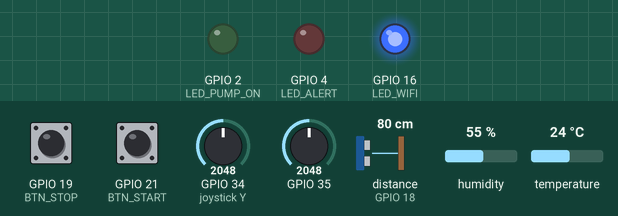
Recording of a sketch running on a simulated ESP32. On the bench: output pins drawn as LEDs (lit = HIGH). Wiring (from diagram.json): ultrasonic range finder: trigger GPIO 5; echo GPIO 18. Dashed ring = blinking. The test bench sets the inputs (shaded band); at power-on: distance to the obstacle (sensor on GPIO 18) 80 cm, GPIO 19 (BTN_STOP) HIGH, GPIO 21 (BTN_START) HIGH, GPIO 34 (joystick Y) = 2048, GPIO 35 = 2048, humidity 55 %, temperature 24 °C. The echo pulse lasts 58.3 µs per cm; WiFi joins after 1.5 s; servers stay silent unless stated; uploads are accepted with an empty reply; random numbers use the default seed unless the sketch sets one; pins used as bus, display or sensor lines are not drawn; what the sketch prints to the serial monitor is not drawn.

Above: at 3.7 s.
3.8 s: distance to the obstacle (sensor on GPIO 18) set to 249 cm
11.5 s: distance to the obstacle (sensor on GPIO 18) set to 256 cm
At 12.8 s:
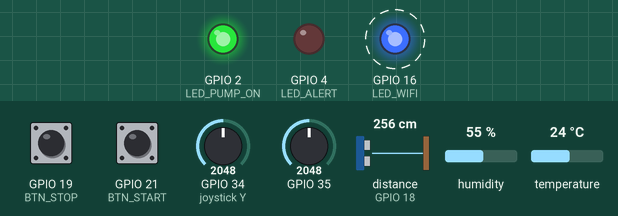
15.5 s: GPIO 19 (BTN_STOP) pulled LOW for 0.15 s
At 18.0 s:
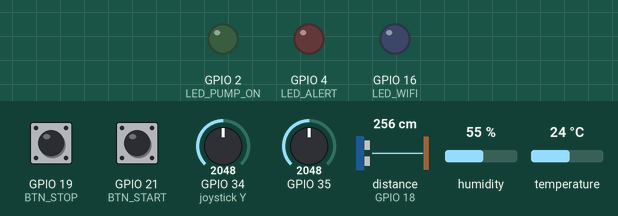
19.0 s: GPIO 21 (BTN_START) pulled LOW for 0.15 s
At 19.7 s:
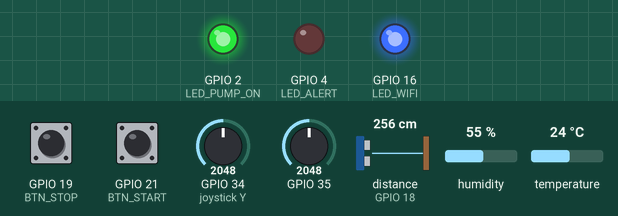
31.6 s: GPIO 19 (BTN_STOP) pulled LOW for 1 s
At 32.2 s:
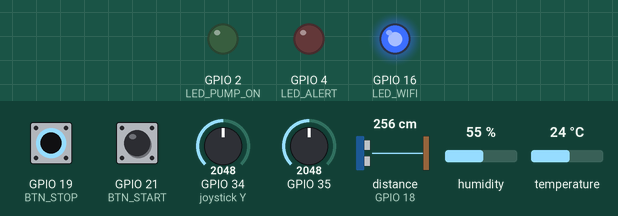
37.9 s: GPIO 21 (BTN_START) pulled LOW for 1 s
At 41.6 s:
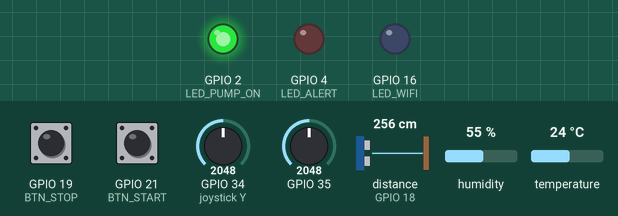
Timing chart, 0 to 45.3 s (numbered marks = the images above; inputs shaded):
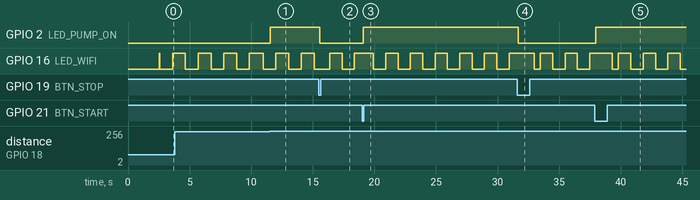

Measured:
- the behaviour switches between 252 and 253 cm on distance to the obstacle (sensor on GPIO 18) (found by bisection; images 0 and 1)
- after the input at 11.5 s, GPIO 2 (LED_PUMP_ON): LOW → HIGH after 0.05 s
- after the input at 15.5 s, GPIO 2 (LED_PUMP_ON): HIGH → LOW after 0.07 s
- after the input at 19.0 s, GPIO 2 (LED_PUMP_ON): LOW → HIGH after 0.09 s
- after the input at 31.6 s, GPIO 2 (LED_PUMP_ON): HIGH → LOW after 0.06 s
- after the input at 37.9 s, GPIO 2 (LED_PUMP_ON): LOW → HIGH after 0.08 s
- by itself, GPIO 16 (LED_WIFI): alternates HIGH for 1.0 s and LOW for 1.0 s

The sketch:

sketch.ino
```cpp
/*
 * Sistema IoT de Estación de Bombeo - ESP32 DevKit
 * Promotora Palmera de Antioquia S.A.S.
 * Fecha: 20 de febrero de 2026
 *
 * Sensores simulados en Wokwi:
 * - DHT22: Temperatura y humedad
 * - HC-SR04: Nivel de agua (ultrasonido)
 * - Joystick Analógico: Simula presión entrada/salida y caudal
 * - LEDs: Indicadores de estado (bomba ON/OFF, alertas)
 * - Botones: Control manual bomba (START/STOP)
 */

#include <WiFi.h>
#include <HTTPClient.h>
#include <DHT.h>
#include <ArduinoJson.h>

// ===========================
// CONFIGURACIÓN WiFi
// ===========================
const char* ssid = "Wokwi-GUEST";  // WiFi de Wokwi simulator
const char* password = "";
const char* serverURL = "http://192.168.1.100:5000/api";  // Cambiar por IP del servidor Flask

// ===========================
// CONFIGURACIÓN SENSORES
// ===========================
#define DHT_PIN 15           // DHT22 temperatura/humedad
#define DHT_TYPE DHT22
#define TRIG_PIN 5           // HC-SR04 ultrasonido (nivel agua)
#define ECHO_PIN 18
#define JOYSTICK_VERT 34     // Joystick vertical (simula presión entrada)
#define JOYSTICK_HORZ 35     // Joystick horizontal (simula presión salida)
#define JOYSTICK_BTN 32      // Botón joystick (simula caudal)

// LEDs indicadores
#define LED_PUMP_ON 2        // LED verde = bomba encendida
#define LED_ALERT 4          // LED rojo = alerta activa
#define LED_WIFI 16          // LED azul = WiFi conectado

// Botones control manual
#define BTN_START 21         // Botón verde = iniciar bomba
#define BTN_STOP 19          // Botón rojo = detener bomba

// ===========================
// VARIABLES GLOBALES
// ===========================
DHT dht(DHT_PIN, DHT_TYPE);
bool pumpRunning = false;
bool autoMode = true;
unsigned long lastSendTime = 0;
const unsigned long SEND_INTERVAL = 10000;  // Enviar datos cada 10 segundos
int stationID = 1;
int pumpID = 1;

// ===========================
// FUNCIONES DE SENSORES
// ===========================

float readWaterLevel() {
  // Leer nivel de agua con sensor ultrasonido HC-SR04
  digitalWrite(TRIG_PIN, LOW);
  delayMicroseconds(2);
  digitalWrite(TRIG_PIN, HIGH);
  delayMicroseconds(10);
  digitalWrite(TRIG_PIN, LOW);

  long duration = pulseIn(ECHO_PIN, HIGH);
  float distance_cm = duration * 0.034 / 2;  // Convertir a cm

  // Tanque de 300 cm de altura, sensor en la parte superior
  // Nivel de agua = altura del tanque - distancia medida
  float waterLevel_cm = 300.0 - distance_cm;

  // Convertir a metros
  float waterLevel_m = waterLevel_cm / 100.0;

  // Limitar entre 0 y 3 metros
  if (waterLevel_m < 0) waterLevel_m = 0;
  if (waterLevel_m > 3.0) waterLevel_m = 3.0;

  return waterLevel_m;
}

float readTemperature() {
  float temp = dht.readTemperature();
  if (isnan(temp)) {
    Serial.println("⚠️  Error leyendo DHT22");
    return 25.0;  // Valor por defecto
  }
  return temp;
}

float readHumidity() {
  float hum = dht.readHumidity();
  if (isnan(hum)) {
    return 70.0;  // Valor por defecto
  }
  return hum;
}

float readPressure(int analogPin) {
  // Leer valor analógico (0-4095) y convertir a presión (0-10 bar)
  int rawValue = analogRead(analogPin);
  float pressure_bar = (rawValue / 4095.0) * 10.0;
  return pressure_bar;
}

float readFlowRate() {
  // Simular caudal basado en si la bomba está encendida
  if (!pumpRunning) {
    return 0.0;
  }

  // Caudal variable entre 60 y 95 m³/h cuando bomba está ON
  float baseFlow = 75.0;
  float variation = random(-15, 20);  // Variación aleatoria
  float flowRate = baseFlow + variation;

  if (flowRate < 0) flowRate = 0;
  if (flowRate > 120) flowRate = 120;

  return flowRate;
}

float simulateRainfall() {
  // Simular lluvia (datos sintéticos)
  int rainChance = random(0, 100);

  if (rainChance < 70) {  // 70% sin lluvia
    return 0.0;
  } else if (rainChance < 90) {  // 20% lluvia ligera
    return random(1, 50) / 10.0;  // 0.1 - 5.0 mm
  } else {  // 10% lluvia fuerte
    return random(50, 300) / 10.0;  // 5.0 - 30.0 mm
  }
}

float simulateWindSpeed() {
  // Viento generalmente suave, ocasionalmente fuerte
  if (random(0, 100) < 85) {
    return random(0, 250) / 10.0;  // 0 - 25 km/h
  } else {
    return random(250, 600) / 10.0;  // 25 - 60 km/h
  }
}

// ===========================
// FUNCIONES DE COMUNICACIÓN
// ===========================

void sendMeteorologicalData() {
  if (WiFi.status() != WL_CONNECTED) {
    Serial.println("⚠️  WiFi desconectado");
    return;
  }

  HTTPClient http;
  String endpoint = String(serverURL) + "/meteorology";

  // Crear JSON con datos meteorológicos
  StaticJsonDocument<512> doc;
  doc["estacion_id"] = stationID;
  doc["temperatura_c"] = readTemperature();
  doc["humedad_porcentaje"] = readHumidity();
  doc["precipitacion_mm"] = simulateRainfall();
  doc["velocidad_viento_kmh"] = simulateWindSpeed();
  doc["direccion_viento_grados"] = random(0, 360);
  doc["presion_atmosferica_hpa"] = random(1000, 1020);
  doc["radiacion_solar_wm2"] = random(200, 1000);
  doc["indice_uv"] = random(1, 11);
  doc["evapotranspiracion_mm"] = random(10, 50) / 10.0;
  doc["humedad_suelo_porcentaje"] = random(30, 80);
  doc["temperatura_suelo_c"] = random(20, 30);
  doc["humedad_hoja_porcentaje"] = random(0, 100);
  doc["dispositivo_origen"] = "ESP32_WOKWI_01";

  String jsonString;
  serializeJson(doc, jsonString);

  http.begin(endpoint);
  http.addHeader("Content-Type", "application/json");

  int httpCode = http.POST(jsonString);

  if (httpCode > 0) {
    Serial.printf("✅ Datos meteorológicos enviados (HTTP %d)\n", httpCode);
    if (httpCode == 200 || httpCode == 201) {
      String response = http.getString();
      Serial.println("   Respuesta: " + response);
    }
  } else {
    Serial.printf("❌ Error enviando datos: %s\n", http.errorToString(httpCode).c_str());
  }

  http.end();
}

void sendPumpTelemetry() {
  if (WiFi.status() != WL_CONNECTED) {
    return;
  }

  HTTPClient http;
  String endpoint = String(serverURL) + "/pump/telemetry";

  // Crear JSON con telemetría de bomba
  StaticJsonDocument<512> doc;
  doc["bomba_id"] = pumpID;
  doc["estado"] = pumpRunning ? "ENCENDIDO" : "APAGADO";
  doc["caudal_m3h"] = readFlowRate();
  doc["presion_entrada_bar"] = readPressure(JOYSTICK_VERT);
  doc["presion_salida_bar"] = readPressure(JOYSTICK_HORZ);
  doc["consumo_energia_kw"] = pumpRunning ? random(80, 120) / 10.0 : 0.0;
  doc["temperatura_motor_c"] = pumpRunning ? random(55, 85) : random(25, 35);
  doc["nivel_vibracion"] = pumpRunning ? random(1, 8) : 0;
  doc["horas_operacion"] = random(1000, 5000);
  doc["modo_operacion"] = autoMode ? "AUTO" : "MANUAL";
  doc["dispositivo_origen"] = "ESP32_WOKWI_01";

  String jsonString;
  serializeJson(doc, jsonString);

  http.begin(endpoint);
  http.addHeader("Content-Type", "application/json");

  int httpCode = http.POST(jsonString);

  if (httpCode > 0) {
    Serial.printf("✅ Telemetría bomba enviada (HTTP %d)\n", httpCode);
  } else {
    Serial.printf("❌ Error enviando telemetría: %s\n", http.errorToString(httpCode).c_str());
  }

  http.end();
}

void updatePumpStatus(bool shouldRun) {
  if (pumpRunning != shouldRun) {
    pumpRunning = shouldRun;
    digitalWrite(LED_PUMP_ON, pumpRunning ? HIGH : LOW);

    Serial.println(pumpRunning ? "🟢 BOMBA INICIADA" : "🔴 BOMBA DETENIDA");

    // Enviar log al servidor
    if (WiFi.status() == WL_CONNECTED) {
      HTTPClient http;
      String endpoint = String(serverURL) + "/control/log";

      StaticJsonDocument<256> doc;
      doc["estacion_id"] = stationID;
      doc["accion"] = pumpRunning ? "INICIAR" : "DETENER";
      doc["razon"] = autoMode ? "DESICION_AUTO" : "OVERRIDE_MANUAL";
      doc["nivel_agua_m"] = readWaterLevel();
      doc["precipitacion_mm"] = simulateRainfall();

      String jsonString;
      serializeJson(doc, jsonString);

      http.begin(endpoint);
      http.addHeader("Content-Type", "application/json");
      http.POST(jsonString);
      http.end();
    }
  }
}

// ===========================
// CONTROL AUTOMÁTICO
// ===========================

void checkAutomaticControl() {
  if (!autoMode) return;  // Solo en modo automático

  float waterLevel = readWaterLevel();
  float rainfall = simulateRainfall();
  float motorTemp = readTemperature();

  // Regla 1: Lluvia fuerte > 30mm → DETENER
  if (rainfall > 30.0 && pumpRunning) {
    Serial.println("⚠️  Lluvia fuerte detectada → Deteniendo bomba");
    updatePumpStatus(false);
    digitalWrite(LED_ALERT, HIGH);
    return;
  }

  // Regla 2: Temperatura motor > 85°C → DETENER
  if (motorTemp > 85.0 && pumpRunning) {
    Serial.println("🔥 Temperatura motor crítica → Deteniendo bomba");
    updatePumpStatus(false);
    digitalWrite(LED_ALERT, HIGH);
    return;
  }

  // Regla 3: Nivel bajo < 0.5m Y sin lluvia → INICIAR
  if (waterLevel < 0.5 && rainfall < 15.0 && !pumpRunning) {
    Serial.println("💧 Nivel bajo detectado → Iniciando bomba");
    updatePumpStatus(true);
    digitalWrite(LED_ALERT, LOW);
    return;
  }

  // Regla 4: Nivel alto > 2.8m → DETENER
  if (waterLevel > 2.8 && pumpRunning) {
    Serial.println("🌊 Nivel alto alcanzado → Deteniendo bomba");
    updatePumpStatus(false);
    digitalWrite(LED_ALERT, LOW);
    return;
  }
}

// ===========================
// SETUP
// ===========================

void setup() {
  Serial.begin(115200);
  delay(1000);

  Serial.println("\n\n");
  Serial.println("═══════════════════════════════════════════════");
  Serial.println("  Sistema IoT - Estación de Bombeo ESP32      ");
  Serial.println("  Promotora Palmera de Antioquia S.A.S.       ");
  Serial.println("  Simulador Wokwi - Versión 1.0               ");
  Serial.println("═══════════════════════════════════════════════");

  // Configurar pines
  pinMode(LED_PUMP_ON, OUTPUT);
  pinMode(LED_ALERT, OUTPUT);
  pinMode(LED_WIFI, OUTPUT);
  pinMode(BTN_START, INPUT_PULLUP);
  pinMode(BTN_STOP, INPUT_PULLUP);
  pinMode(TRIG_PIN, OUTPUT);
  pinMode(ECHO_PIN, INPUT);

  // Estado inicial
  digitalWrite(LED_PUMP_ON, LOW);
  digitalWrite(LED_ALERT, LOW);
  digitalWrite(LED_WIFI, LOW);

  // Inicializar DHT22
  dht.begin();
  Serial.println("✅ Sensor DHT22 inicializado");

  // Conectar a WiFi
  Serial.print("📡 Conectando a WiFi");
  WiFi.begin(ssid, password);

  int attempts = 0;
  while (WiFi.status() != WL_CONNECTED && attempts < 20) {
    delay(500);
    Serial.print(".");
    attempts++;
  }

  if (WiFi.status() == WL_CONNECTED) {
    Serial.println("\n✅ WiFi conectado");
    Serial.print("   IP: ");
    Serial.println(WiFi.localIP());
    digitalWrite(LED_WIFI, HIGH);
  } else {
    Serial.println("\n⚠️  WiFi no conectado (modo offline)");
  }

  Serial.println("\n📊 Configuración de sensores:");
  Serial.println("   • DHT22 (Pin 15): Temperatura y humedad");
  Serial.println("   • HC-SR04 (Pins 5/18): Nivel de agua");
  Serial.println("   • Joystick (Pins 34/35): Presión entrada/salida");
  Serial.println("   • LEDs (Pins 2/4/16): Estado bomba/alerta/WiFi");
  Serial.println("   • Botones (Pins 21/19): Control manual");

  Serial.println("\n🚀 Sistema iniciado correctamente");
  Serial.println("   Modo: AUTOMÁTICO");
  Serial.println("   Intervalo de envío: 10 segundos\n");
}

// ===========================
// LOOP PRINCIPAL
// ===========================

void loop() {
  unsigned long currentTime = millis();

  // Verificar botones de control manual
  if (digitalRead(BTN_START) == LOW) {
    autoMode = false;
    Serial.println("🔧 Modo MANUAL activado");
    updatePumpStatus(true);
    delay(500);  // Debounce
  }

  if (digitalRead(BTN_STOP) == LOW) {
    autoMode = false;
    Serial.println("🔧 Modo MANUAL activado");
    updatePumpStatus(false);
    delay(500);  // Debounce
  }

  // Ejecutar control automático
  checkAutomaticControl();

  // Enviar datos al servidor cada 10 segundos
  if (currentTime - lastSendTime >= SEND_INTERVAL) {
    Serial.println("\n📤 Enviando datos al servidor...");

    // Mostrar lecturas actuales
    Serial.println("📊 Lecturas actuales:");
    Serial.printf("   💧 Nivel agua: %.2f m\n", readWaterLevel());
    Serial.printf("   🌡️  Temperatura: %.1f °C\n", readTemperature());
    Serial.printf("   💦 Humedad: %.1f %%\n", readHumidity());
    Serial.printf("   ⚙️  Bomba: %s\n", pumpRunning ? "ON" : "OFF");
    Serial.printf("   🔄 Caudal: %.1f m³/h\n", readFlowRate());

    sendMeteorologicalData();
    sendPumpTelemetry();

    lastSendTime = currentTime;
    Serial.println("");
  }

  // Parpadear LED WiFi si está conectado
  static unsigned long lastBlink = 0;
  if (currentTime - lastBlink >= 1000) {
    if (WiFi.status() == WL_CONNECTED) {
      digitalWrite(LED_WIFI, !digitalRead(LED_WIFI));
    }
    lastBlink = currentTime;
  }

  delay(100);  // Pequeña pausa para estabilidad
}
```
